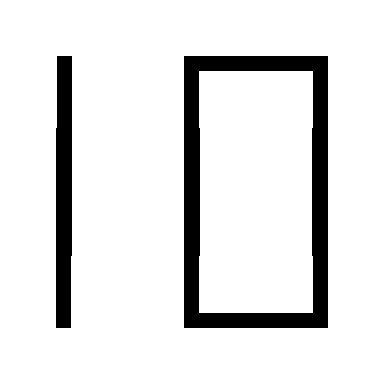

Rendered tile map (Tiled .tmx) drawn with the repository's tilesets; below, a short description and the full map source, tile grids included:
An orthogonal 3x3 tile map with 128x128 px tiles, 1 tile layer (Tile Layer 1).

<map version="1.5" tiledversion="1.7.2" orientation="orthogonal" renderorder="right-down" width="3" height="3" tilewidth="128" tileheight="128" infinite="0" nextlayerid="2" nextobjectid="1">
 <tileset firstgid="1" name="g1" tilewidth="128" tileheight="128" tilecount="15" columns="0">
  <grid orientation="orthogonal" width="1" height="1" />
  <tile id="0">
   <image width="128" height="128" source="../tileset/0.bmp" />
  </tile>
  <tile id="1">
   <image width="128" height="128" source="../tileset/1.bmp" />
  </tile>
  <tile id="2">
   <image width="128" height="128" source="../tileset/2.bmp" />
  </tile>
  <tile id="3">
   <image width="128" height="128" source="../tileset/3.bmp" />
  </tile>
  <tile id="4">
   <image width="128" height="128" source="../tileset/4.bmp" />
  </tile>
  <tile id="5">
   <image width="128" height="128" source="../tileset/5.bmp" />
  </tile>
  <tile id="6">
   <image width="128" height="128" source="../tileset/6.bmp" />
  </tile>
  <tile id="7">
   <image width="128" height="128" source="../tileset/7.bmp" />
  </tile>
  <tile id="8">
   <image width="128" height="128" source="../tileset/8.bmp" />
  </tile>
  <tile id="9">
   <image width="128" height="128" source="../tileset/9.bmp" />
  </tile>
  <tile id="10">
   <image width="128" height="128" source="../tileset/10.bmp" />
  </tile>
  <tile id="11">
   <image width="128" height="128" source="../tileset/11.bmp" />
  </tile>
  <tile id="12">
   <image width="128" height="128" source="../tileset/12.bmp" />
  </tile>
  <tile id="13">
   <image width="128" height="128" source="../tileset/13.bmp" />
  </tile>
  <tile id="14">
   <image width="128" height="128" source="../tileset/14.bmp" />
  </tile>
 </tileset>
 <layer id="1" name="Tile Layer 1" width="3" height="3">
  <data encoding="csv">
3,8,9,
5,5,5,
1,7,10
</data>
 </layer>
</map>
